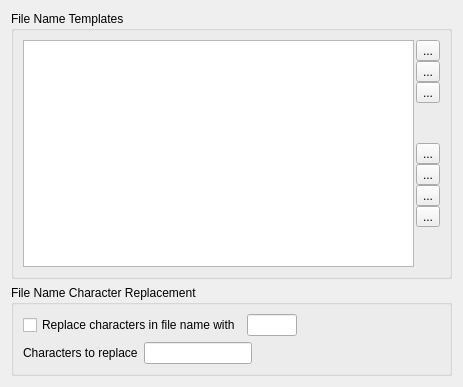
     <widget class="QWidget" name="tab_Filename">
      <attribute name="title">
       <string>File Name</string>
      </attribute>
      <layout class="QVBoxLayout" name="verticalLayout_2">
       <item>
        <widget class="QGroupBox" name="groupBox_FilenameTemplates">
         <property name="title">
          <string>File Name Templates</string>
         </property>
         <layout class="QHBoxLayout" name="horizontalLayout_3">
          <property name="spacing">
           <number>2</number>
          </property>
          <item>
           <widget class="QListWidget" name="listWidget_FilenameTemplates">
            <property name="tabKeyNavigation">
             <bool>true</bool>
            </property>
            <property name="alternatingRowColors">
             <bool>true</bool>
            </property>
            <property name="selectionRectVisible">
             <bool>true</bool>
            </property>
           </widget>
          </item>
          <item>
           <layout class="QVBoxLayout" name="verticalLayout">
            <property name="spacing">
             <number>0</number>
            </property>
            <item>
             <widget class="QToolButton" name="toolButton_FilenameTemplateAdd">
              <property name="toolTip">
               <string>Add a file name template.</string>
              </property>
              <property name="text">
               <string>...</string>
              </property>
              <property name="icon">
               <iconset>
                <normalon>images/add_16.png</normalon>
               </iconset>
              </property>
             </widget>
            </item>
            <item>
             <widget class="QToolButton" name="toolButton_FilenameTemplateCopy">
              <property name="toolTip">
               <string>Copy the selected file name template.</string>
              </property>
              <property name="text">
               <string>...</string>
              </property>
              <property name="icon">
               <iconset>
                <normalon>images/copying_and_distribution_16.png</normalon>
               </iconset>
              </property>
             </widget>
            </item>
            <item>
             <widget class="QToolButton" name="toolButton_FilenameTemplateDelete">
              <property name="toolTip">
               <string>Delete the selected file name template.</string>
              </property>
              <property name="text">
               <string>...</string>
              </property>
              <property name="icon">
               <iconset>
                <normalon>images/delete_16.png</normalon>
               </iconset>
              </property>
             </widget>
            </item>
            <item>
             <spacer name="verticalSpacer_2">
              <property name="orientation">
               <enum>Qt::Vertical</enum>
              </property>
              <property name="sizeType">
               <enum>QSizePolicy::Fixed</enum>
              </property>
              <property name="sizeHint" stdset="0">
               <size>
                <width>20</width>
                <height>40</height>
               </size>
              </property>
             </spacer>
            </item>
            <item>
             <widget class="QToolButton" name="toolButton_FilenameTemplateMoveTop">
              <property name="toolTip">
               <string>Move the selected file name template to the top of the list.</string>
              </property>
              <property name="text">
               <string>...</string>
              </property>
              <property name="icon">
               <iconset>
                <normalon>images/move_top_16.png</normalon>
               </iconset>
              </property>
             </widget>
            </item>
            <item>
             <widget class="QToolButton" name="toolButton_FilenameTemplateUp">
              <property name="toolTip">
               <string>Move the selected file name template up.</string>
              </property>
              <property name="text">
               <string>...</string>
              </property>
              <property name="icon">
               <iconset>
                <normalon>images/move_up_16.png</normalon>
               </iconset>
              </property>
              <property name="autoRepeat">
               <bool>true</bool>
              </property>
              <property name="autoRepeatInterval">
               <number>200</number>
              </property>
             </widget>
            </item>
            <item>
             <widget class="QToolButton" name="toolButton_FilenameTemplateMoveDown">
              <property name="toolTip">
               <string>Move the selected file name template down.</string>
              </property>
              <property name="text">
               <string>...</string>
              </property>
              <property name="icon">
               <iconset>
                <normalon>images/move_down_16.png</normalon>
               </iconset>
              </property>
              <property name="autoRepeat">
               <bool>true</bool>
              </property>
              <property name="autoRepeatInterval">
               <number>200</number>
              </property>
             </widget>
            </item>
            <item>
             <widget class="QToolButton" name="toolButton_FilenameTemplateMoveBottom">
              <property name="toolTip">
               <string>Move the selected file name template to the bottom of the list.</string>
              </property>
              <property name="text">
               <string>...</string>
              </property>
              <property name="icon">
               <iconset>
                <normalon>images/move_bottom_16.png</normalon>
               </iconset>
              </property>
             </widget>
            </item>
            <item>
             <spacer name="verticalSpacer_7">
              <property name="orientation">
               <enum>Qt::Vertical</enum>
              </property>
              <property name="sizeHint" stdset="0">
               <size>
                <width>20</width>
                <height>40</height>
               </size>
              </property>
             </spacer>
            </item>
           </layout>
          </item>
         </layout>
        </widget>
       </item>
       <item>
        <widget class="QGroupBox" name="groupBox_FilenameCharacterReplacement">
         <property name="title">
          <string>File Name Character Replacement</string>
         </property>
         <layout class="QGridLayout" name="gridLayout_6">
          <item row="0" column="0" colspan="2">
           <widget class="QCheckBox" name="checkBox_FilenameCharacterReplace">
            <property name="sizePolicy">
             <sizepolicy hsizetype="Fixed" vsizetype="Fixed">
              <horstretch>0</horstretch>
              <verstretch>0</verstretch>
             </sizepolicy>
            </property>
            <property name="text">
             <string>Replace characters in file name with</string>
            </property>
           </widget>
          </item>
          <item row="0" column="2" colspan="2">
           <widget class="QLineEdit" name="lineEdit_FilenameCharacterReplaceWith">
            <property name="sizePolicy">
             <sizepolicy hsizetype="Fixed" vsizetype="Fixed">
              <horstretch>0</horstretch>
              <verstretch>0</verstretch>
             </sizepolicy>
            </property>
            <property name="maximumSize">
             <size>
              <width>50</width>
              <height>16777215</height>
             </size>
            </property>
            <property name="maxLength">
             <number>1</number>
            </property>
           </widget>
          </item>
          <item row="0" column="4">
           <spacer name="horizontalSpacer_3">
            <property name="orientation">
             <enum>Qt::Horizontal</enum>
            </property>
            <property name="sizeHint" stdset="0">
             <size>
              <width>137</width>
              <height>20</height>
             </size>
            </property>
           </spacer>
          </item>
          <item row="1" column="0">
           <widget class="QLabel" name="label_FilenameCharacterToReplace">
            <property name="sizePolicy">
             <sizepolicy hsizetype="Fixed" vsizetype="Preferred">
              <horstretch>0</horstretch>
              <verstretch>0</verstretch>
             </sizepolicy>
            </property>
            <property name="text">
             <string>Characters to replace</string>
            </property>
            <property name="buddy">
             <cstring>lineEdit_FilenameCharactersToReplace</cstring>
            </property>
           </widget>
          </item>
          <item row="1" column="1" colspan="2">
           <widget class="QLineEdit" name="lineEdit_FilenameCharactersToReplace">
            <property name="sizePolicy">
             <sizepolicy hsizetype="Fixed" vsizetype="Fixed">
              <horstretch>0</horstretch>
              <verstretch>0</verstretch>
             </sizepolicy>
            </property>
           </widget>
          </item>
          <item row="1" column="3" colspan="2">
           <spacer name="horizontalSpacer_4">
            <property name="orientation">
             <enum>Qt::Horizontal</enum>
            </property>
            <property name="sizeHint" stdset="0">
             <size>
              <width>137</width>
              <height>20</height>
             </size>
            </property>
           </spacer>
          </item>
         </layout>
        </widget>
       </item>
      </layout>
     </widget>
